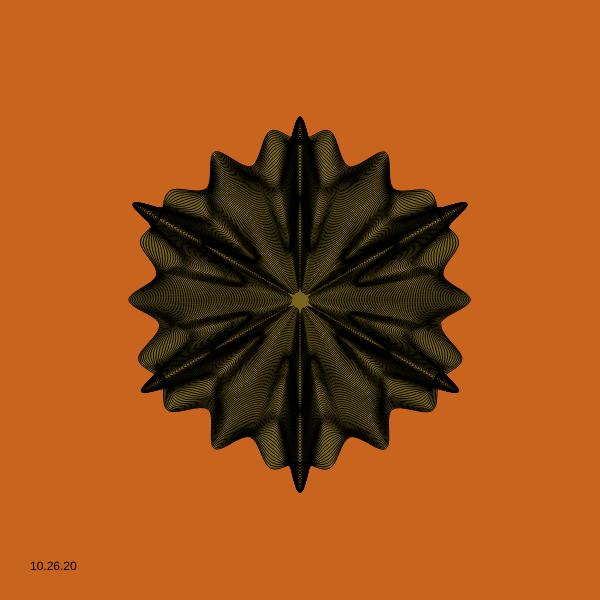
Frame 1 (no input)
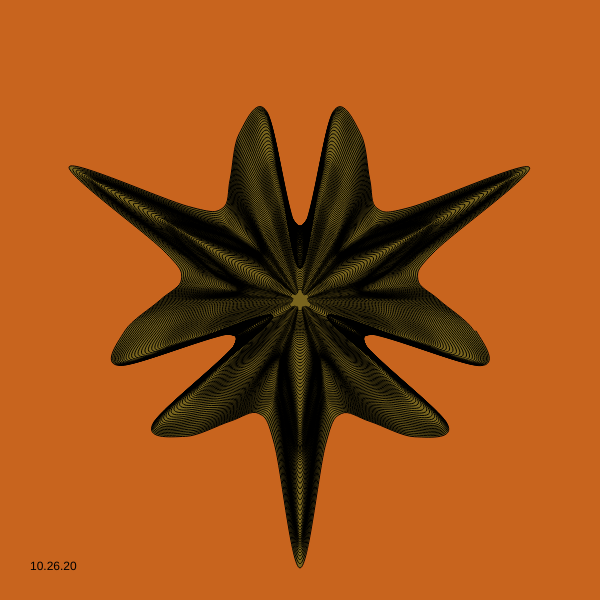
Frame 60 (no input)
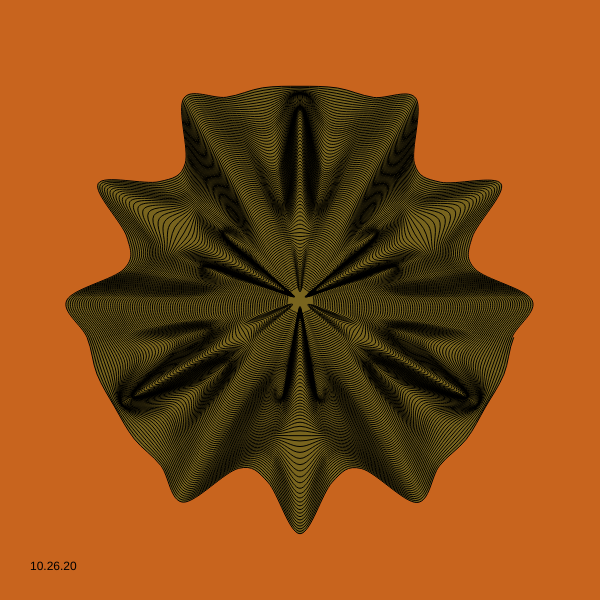
Frame 120 (the mouse pressed at the canvas centre since frame 60)

The p5.js sketch that drew these frames (run headless with seeded random() and noise() and a simulated clock; from frame 60 on, the mouse is pressed at the canvas centre):

// p5.js sketch
// ── sketch.js
// This picture started as a spiral
// Moving points at every fixed angle on the spiral
// (Using noise() to move them)
// Contact each point with a line

// t:timer
// r:number of rotations of spirals

// >>   for(i=0;i<TAU*r;i+=TAU/36){

// TAU/36 // 36:keepng symmetry in multiples of 12

// >>n=noise(cos(i*3),sin(i*3)*k+t)*.7

// Try something different

// cos(i*3),sin(i*2)
// cos(i/2),sin(i*2)
    
r=99
t=0

function setup(){
    createCanvas(600, 600)
}

function draw(){
    t+=.02
    beginShape()
        background(200, 100, 30)
    fill(120, 100, 30);
    for(i=0;i<TAU*r;i+=TAU/36){
        k=map(i/TAU,0,r,1,30/height)
        n=noise(cos(i*3),sin(i*3)*k+t)*.7
        curveVertex(cos(i)*width*n*k+height - width/2,sin(i)*width*n*k+height - height/2)
    }
    endShape()

    fill(0);
    text("10.26.20", 30, height-30);
}
